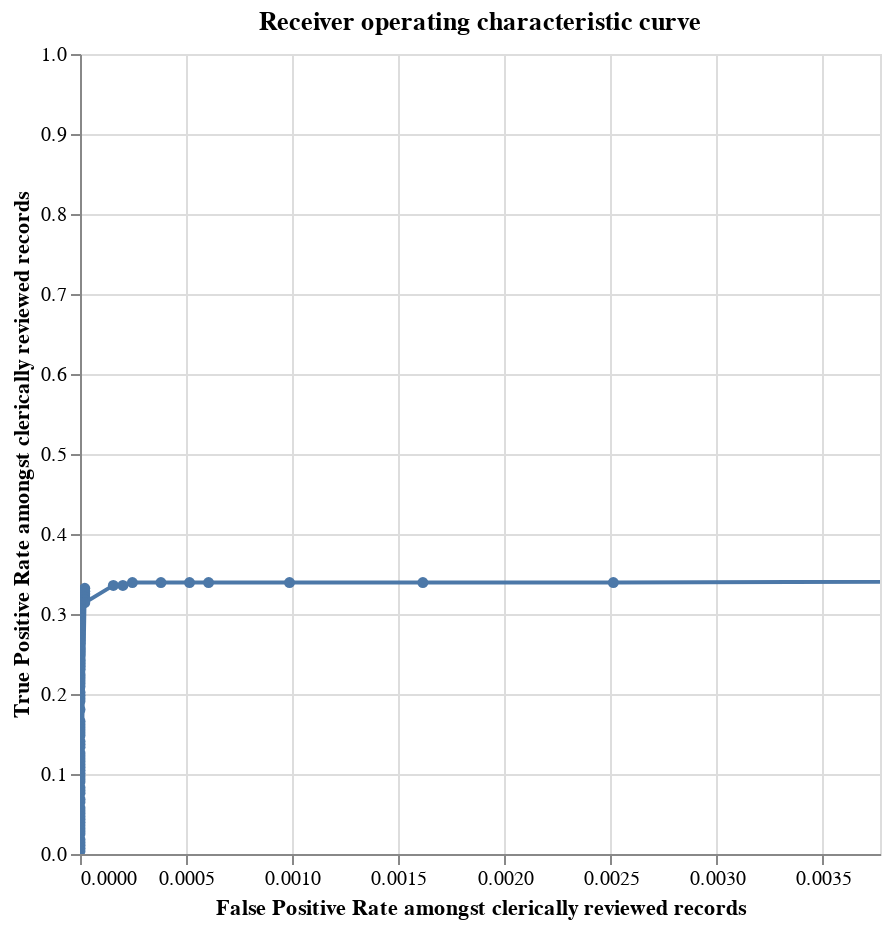

Notebook source saved alongside this figure:
### Code cell
from splink.truth import labels_with_splink_scores, roc_chart, precision_recall_chart


roc_chart(labels_and_scores, spark)

### Figure 1 — Vega-Lite specification as saved in the notebook (floating-point values rounded to 4 significant figures)
{"$schema": "https://vega.github.io/schema/vega-lite/v4.8.1.json", "config": {"view": {"continuousHeight": 300, "continuousWidth": 400}}, "data": {"name": "data-fadd0e93e9546856cbc745a99e65285d", "values": [{"FN": 0, "FN_rate": 0, "FP": 44573, "FP_rate": 1, "N": 44573, "N_rate": 0.9938, "P": 277, "P_rate": 0.006176, "TN": 0, "TN_rate": 0, "TP": 277, "TP_rate": 1, "precision": 0.006176, "recall": 1, "row_count": 44850, "truth_threshold": 0}, {"FN": 183, "FN_rate": 0.6606, "FP": 112, "FP_rate": 0.002513, "N": 44573, "N_rate": 0.9938, "P": 277, "P_rate": 0.006176, "TN": 44461, "TN_rate": 0.9975, "TP": 94, "TP_rate": 0.3394, "precision": 0.4563, "recall": 0.3394, "row_count": 44850, "truth_threshold": 0.008006}, {"FN": 183, "FN_rate": 0.6606, "FP": 72, "FP_rate": 0.001615, "N": 44573, "N_rate": 0.9938, "P": 277, "P_rate": 0.006176, "TN": 44501, "TN_rate": 0.9984, "TP": 94, "TP_rate": 0.3394, "precision": 0.5663, "recall": 0.3394, "row_count": 44850, "truth_threshold": 0.01952}, {"FN": 183, "FN_rate": 0.6606, "FP": 44, "FP_rate": 0.0009871, "N": 44573, "N_rate": 0.9938, "P": 277, "P_rate": 0.006176, "TN": 44529, "TN_rate": 0.999, "TP": 94, "TP_rate": 0.3394, "precision": 0.6812, "recall": 0.3394, "row_count": 44850, "truth_threshold": 0.02257}, {"FN": 183, "FN_rate": 0.6606, "FP": 27, "FP_rate": 0.0006057, "N": 44573, "N_rate": 0.9938, "P": 277, "P_rate": 0.006176, "TN": 44546, "TN_rate": 0.9994, "TP": 94, "TP_rate": 0.3394, "precision": 0.7769, "recall": 0.3394, "row_count": 44850, "truth_threshold": 0.04233}, {"FN": 183, "FN_rate": 0.6606, "FP": 23, "FP_rate": 0.000516, "N": 44573, "N_rate": 0.9938, "P": 277, "P_rate": 0.006176, "TN": 44550, "TN_rate": 0.9995, "TP": 94, "TP_rate": 0.3394, "precision": 0.8034, "recall": 0.3394, "row_count": 44850, "truth_threshold": 0.04738}, {"FN": 183, "FN_rate": 0.6606, "FP": 17, "FP_rate": 0.0003814, "N": 44573, "N_rate": 0.9938, "P": 277, "P_rate": 0.006176, "TN": 44556, "TN_rate": 0.9996, "TP": 94, "TP_rate": 0.3394, "precision": 0.8468, "recall": 0.3394, "row_count": 44850, "truth_threshold": 0.05387}, {"FN": 183, "FN_rate": 0.6606, "FP": 11, "FP_rate": 0.0002468, "N": 44573, "N_rate": 0.9938, "P": 277, "P_rate": 0.006176, "TN": 44562, "TN_rate": 0.9998, "TP": 94, "TP_rate": 0.3394, "precision": 0.8952, "recall": 0.3394, "row_count": 44850, "truth_threshold": 0.1093}, {"FN": 184, "FN_rate": 0.6643, "FP": 9, "FP_rate": 0.0002019, "N": 44573, "N_rate": 0.9938, "P": 277, "P_rate": 0.006176, "TN": 44564, "TN_rate": 0.9998, "TP": 93, "TP_rate": 0.3357, "precision": 0.9118, "recall": 0.3357, "row_count": 44850, "truth_threshold": 0.1123}, {"FN": 184, "FN_rate": 0.6643, "FP": 7, "FP_rate": 0.000157, "N": 44573, "N_rate": 0.9938, "P": 277, "P_rate": 0.006176, "TN": 44566, "TN_rate": 0.9998, "TP": 93, "TP_rate": 0.3357, "precision": 0.93, "recall": 0.3357, "row_count": 44850, "truth_threshold": 0.1246}, {"FN": 185, "FN_rate": 0.6679, "FP": 1, "FP_rate": 2.244e-05, "N": 44573, "N_rate": 0.9938, "P": 277, "P_rate": 0.006176, "TN": 44572, "TN_rate": 1.0, "TP": 92, "TP_rate": 0.3321, "precision": 0.9892, "recall": 0.3321, "row_count": 44850, "truth_threshold": 0.438}, {"FN": 186, "FN_rate": 0.6715, "FP": 1, "FP_rate": 2.244e-05, "N": 44573, "N_rate": 0.9938, "P": 277, "P_rate": 0.006176, "TN": 44572, "TN_rate": 1.0, "TP": 91, "TP_rate": 0.3285, "precision": 0.9891, "recall": 0.3285, "row_count": 44850, "truth_threshold": 0.6483}, {"FN": 187, "FN_rate": 0.6751, "FP": 1, "FP_rate": 2.244e-05, "N": 44573, "N_rate": 0.9938, "P": 277, "P_rate": 0.006176, "TN": 44572, "TN_rate": 1.0, "TP": 90, "TP_rate": 0.3249, "precision": 0.989, "recall": 0.3249, "row_count": 44850, "truth_threshold": 0.7009}, {"FN": 188, "FN_rate": 0.6787, "FP": 1, "FP_rate": 2.244e-05, "N": 44573, "N_rate": 0.9938, "P": 277, "P_rate": 0.006176, "TN": 44572, "TN_rate": 1.0, "TP": 89, "TP_rate": 0.3213, "precision": 0.9889, "recall": 0.3213, "row_count": 44850, "truth_threshold": 0.7175}, {"FN": 189, "FN_rate": 0.6823, "FP": 1, "FP_rate": 2.244e-05, "N": 44573, "N_rate": 0.9938, "P": 277, "P_rate": 0.006176, "TN": 44572, "TN_rate": 1.0, "TP": 88, "TP_rate": 0.3177, "precision": 0.9888, "recall": 0.3177, "row_count": 44850, "truth_threshold": 0.7233}, {"FN": 190, "FN_rate": 0.6859, "FP": 1, "FP_rate": 2.244e-05, "N": 44573, "N_rate": 0.9938, "P": 277, "P_rate": 0.006176, "TN": 44572, "TN_rate": 1.0, "TP": 87, "TP_rate": 0.3141, "precision": 0.9886, "recall": 0.3141, "row_count": 44850, "truth_threshold": 0.7815}, {"FN": 190, "FN_rate": 0.6859, "FP": 0, "FP_rate": 0, "N": 44573, "N_rate": 0.9938, "P": 277, "P_rate": 0.006176, "TN": 44573, "TN_rate": 1, "TP": 87, "TP_rate": 0.3141, "precision": 1, "recall": 0.3141, "row_count": 44850, "truth_threshold": 0.7871}, {"FN": 191, "FN_rate": 0.6895, "FP": 0, "FP_rate": 0, "N": 44573, "N_rate": 0.9938, "P": 277, "P_rate": 0.006176, "TN": 44573, "TN_rate": 1, "TP": 86, "TP_rate": 0.3105, "precision": 1, "recall": 0.3105, "row_count": 44850, "truth_threshold": 0.8197}, {"FN": 192, "FN_rate": 0.6931, "FP": 0, "FP_rate": 0, "N": 44573, "N_rate": 0.9938, "P": 277, "P_rate": 0.006176, "TN": 44573, "TN_rate": 1, "TP": 85, "TP_rate": 0.3069, "precision": 1, "recall": 0.3069, "row_count": 44850, "truth_threshold": 0.882}, {"FN": 194, "FN_rate": 0.7004, "FP": 0, "FP_rate": 0, "N": 44573, "N_rate": 0.9938, "P": 277, "P_rate": 0.006176, "TN": 44573, "TN_rate": 1, "TP": 83, "TP_rate": 0.2996, "precision": 1, "recall": 0.2996, "row_count": 44850, "truth_threshold": 0.8972}, {"FN": 195, "FN_rate": 0.704, "FP": 0, "FP_rate": 0, "N": 44573, "N_rate": 0.9938, "P": 277, "P_rate": 0.006176, "TN": 44573, "TN_rate": 1, "TP": 82, "TP_rate": 0.296, "precision": 1, "recall": 0.296, "row_count": 44850, "truth_threshold": 0.9012}, {"FN": 196, "FN_rate": 0.7076, "FP": 0, "FP_rate": 0, "N": 44573, "N_rate": 0.9938, "P": 277, "P_rate": 0.006176, "TN": 44573, "TN_rate": 1, "TP": 81, "TP_rate": 0.2924, "precision": 1, "recall": 0.2924, "row_count": 44850, "truth_threshold": 0.9231}, {"FN": 197, "FN_rate": 0.7112, "FP": 0, "FP_rate": 0, "N": 44573, "N_rate": 0.9938, "P": 277, "P_rate": 0.006176, "TN": 44573, "TN_rate": 1, "TP": 80, "TP_rate": 0.2888, "precision": 1, "recall": 0.2888, "row_count": 44850, "truth_threshold": 0.9529}, {"FN": 198, "FN_rate": 0.7148, "FP": 0, "FP_rate": 0, "N": 44573, "N_rate": 0.9938, "P": 277, "P_rate": 0.006176, "TN": 44573, "TN_rate": 1, "TP": 79, "TP_rate": 0.2852, "precision": 1, "recall": 0.2852, "row_count": 44850, "truth_threshold": 0.9556}, {"FN": 199, "FN_rate": 0.7184, "FP": 0, "FP_rate": 0, "N": 44573, "N_rate": 0.9938, "P": 277, "P_rate": 0.006176, "TN": 44573, "TN_rate": 1, "TP": 78, "TP_rate": 0.2816, "precision": 1, "recall": 0.2816, "row_count": 44850, "truth_threshold": 0.958}, {"FN": 201, "FN_rate": 0.7256, "FP": 0, "FP_rate": 0, "N": 44573, "N_rate": 0.9938, "P": 277, "P_rate": 0.006176, "TN": 44573, "TN_rate": 1, "TP": 76, "TP_rate": 0.2744, "precision": 1, "recall": 0.2744, "row_count": 44850, "truth_threshold": 0.9749}, {"FN": 202, "FN_rate": 0.7292, "FP": 0, "FP_rate": 0, "N": 44573, "N_rate": 0.9938, "P": 277, "P_rate": 0.006176, "TN": 44573, "TN_rate": 1, "TP": 75, "TP_rate": 0.2708, "precision": 1, "recall": 0.2708, "row_count": 44850, "truth_threshold": 0.9789}, {"FN": 203, "FN_rate": 0.7329, "FP": 0, "FP_rate": 0, "N": 44573, "N_rate": 0.9938, "P": 277, "P_rate": 0.006176, "TN": 44573, "TN_rate": 1, "TP": 74, "TP_rate": 0.2671, "precision": 1, "recall": 0.2671, "row_count": 44850, "truth_threshold": 0.9817}, {"FN": 204, "FN_rate": 0.7365, "FP": 0, "FP_rate": 0, "N": 44573, "N_rate": 0.9938, "P": 277, "P_rate": 0.006176, "TN": 44573, "TN_rate": 1, "TP": 73, "TP_rate": 0.2635, "precision": 1, "recall": 0.2635, "row_count": 44850, "truth_threshold": 0.9821}, {"FN": 206, "FN_rate": 0.7437, "FP": 0, "FP_rate": 0, "N": 44573, "N_rate": 0.9938, "P": 277, "P_rate": 0.006176, "TN": 44573, "TN_rate": 1, "TP": 71, "TP_rate": 0.2563, "precision": 1, "recall": 0.2563, "row_count": 44850, "truth_threshold": 0.9825}, {"FN": 207, "FN_rate": 0.7473, "FP": 0, "FP_rate": 0, "N": 44573, "N_rate": 0.9938, "P": 277, "P_rate": 0.006176, "TN": 44573, "TN_rate": 1, "TP": 70, "TP_rate": 0.2527, "precision": 1, "recall": 0.2527, "row_count": 44850, "truth_threshold": 0.9879}, {"FN": 208, "FN_rate": 0.7509, "FP": 0, "FP_rate": 0, "N": 44573, "N_rate": 0.9938, "P": 277, "P_rate": 0.006176, "TN": 44573, "TN_rate": 1, "TP": 69, "TP_rate": 0.2491, "precision": 1, "recall": 0.2491, "row_count": 44850, "truth_threshold": 0.992}, {"FN": 210, "FN_rate": 0.7581, "FP": 0, "FP_rate": 0, "N": 44573, "N_rate": 0.9938, "P": 277, "P_rate": 0.006176, "TN": 44573, "TN_rate": 1, "TP": 67, "TP_rate": 0.2419, "precision": 1, "recall": 0.2419, "row_count": 44850, "truth_threshold": 0.9959}, {"FN": 211, "FN_rate": 0.7617, "FP": 0, "FP_rate": 0, "N": 44573, "N_rate": 0.9938, "P": 277, "P_rate": 0.006176, "TN": 44573, "TN_rate": 1, "TP": 66, "TP_rate": 0.2383, "precision": 1, "recall": 0.2383, "row_count": 44850, "truth_threshold": 0.9963}, {"FN": 212, "FN_rate": 0.7653, "FP": 0, "FP_rate": 0, "N": 44573, "N_rate": 0.9938, "P": 277, "P_rate": 0.006176, "TN": 44573, "TN_rate": 1, "TP": 65, "TP_rate": 0.2347, "precision": 1, "recall": 0.2347, "row_count": 44850, "truth_threshold": 0.9972}, {"FN": 213, "FN_rate": 0.769, "FP": 0, "FP_rate": 0, "N": 44573, "N_rate": 0.9938, "P": 277, "P_rate": 0.006176, "TN": 44573, "TN_rate": 1, "TP": 64, "TP_rate": 0.231, "precision": 1, "recall": 0.231, "row_count": 44850, "truth_threshold": 0.998}, {"FN": 215, "FN_rate": 0.7762, "FP": 0, "FP_rate": 0, "N": 44573, "N_rate": 0.9938, "P": 277, "P_rate": 0.006176, "TN": 44573, "TN_rate": 1, "TP": 62, "TP_rate": 0.2238, "precision": 1, "recall": 0.2238, "row_count": 44850, "truth_threshold": 0.999}, {"FN": 216, "FN_rate": 0.7798, "FP": 0, "FP_rate": 0, "N": 44573, "N_rate": 0.9938, "P": 277, "P_rate": 0.006176, "TN": 44573, "TN_rate": 1, "TP": 61, "TP_rate": 0.2202, "precision": 1, "recall": 0.2202, "row_count": 44850, "truth_threshold": 0.9993}, {"FN": 217, "FN_rate": 0.7834, "FP": 0, "FP_rate": 0, "N": 44573, "N_rate": 0.9938, "P": 277, "P_rate": 0.006176, "TN": 44573, "TN_rate": 1, "TP": 60, "TP_rate": 0.2166, "precision": 1, "recall": 0.2166, "row_count": 44850, "truth_threshold": 0.9994}, {"FN": 218, "FN_rate": 0.787, "FP": 0, "FP_rate": 0, "N": 44573, "N_rate": 0.9938, "P": 277, "P_rate": 0.006176, "TN": 44573, "TN_rate": 1, "TP": 59, "TP_rate": 0.213, "precision": 1, "recall": 0.213, "row_count": 44850, "truth_threshold": 0.9996}, {"FN": 219, "FN_rate": 0.7906, "FP": 0, "FP_rate": 0, "N": 44573, "N_rate": 0.9938, "P": 277, "P_rate": 0.006176, "TN": 44573, "TN_rate": 1, "TP": 58, "TP_rate": 0.2094, "precision": 1, "recall": 0.2094, "row_count": 44850, "truth_threshold": 0.9997}, {"FN": 221, "FN_rate": 0.7978, "FP": 0, "FP_rate": 0, "N": 44573, "N_rate": 0.9938, "P": 277, "P_rate": 0.006176, "TN": 44573, "TN_rate": 1, "TP": 56, "TP_rate": 0.2022, "precision": 1, "recall": 0.2022, "row_count": 44850, "truth_threshold": 0.9998}, {"FN": 222, "FN_rate": 0.8014, "FP": 0, "FP_rate": 0, "N": 44573, "N_rate": 0.9938, "P": 277, "P_rate": 0.006176, "TN": 44573, "TN_rate": 1, "TP": 55, "TP_rate": 0.1986, "precision": 1, "recall": 0.1986, "row_count": 44850, "truth_threshold": 0.9998}, {"FN": 223, "FN_rate": 0.8051, "FP": 0, "FP_rate": 0, "N": 44573, "N_rate": 0.9938, "P": 277, "P_rate": 0.006176, "TN": 44573, "TN_rate": 1, "TP": 54, "TP_rate": 0.1949, "precision": 1, "recall": 0.1949, "row_count": 44850, "truth_threshold": 0.9999}, {"FN": 224, "FN_rate": 0.8087, "FP": 0, "FP_rate": 0, "N": 44573, "N_rate": 0.9938, "P": 277, "P_rate": 0.006176, "TN": 44573, "TN_rate": 1, "TP": 53, "TP_rate": 0.1913, "precision": 1, "recall": 0.1913, "row_count": 44850, "truth_threshold": 0.9999}, {"FN": 227, "FN_rate": 0.8195, "FP": 0, "FP_rate": 0, "N": 44573, "N_rate": 0.9938, "P": 277, "P_rate": 0.006176, "TN": 44573, "TN_rate": 1, "TP": 50, "TP_rate": 0.1805, "precision": 1, "recall": 0.1805, "row_count": 44850, "truth_threshold": 0.9999}, {"FN": 231, "FN_rate": 0.8339, "FP": 0, "FP_rate": 0, "N": 44573, "N_rate": 0.9938, "P": 277, "P_rate": 0.006176, "TN": 44573, "TN_rate": 1, "TP": 46, "TP_rate": 0.1661, "precision": 1, "recall": 0.1661, "row_count": 44850, "truth_threshold": 0.9999}, {"FN": 232, "FN_rate": 0.8375, "FP": 0, "FP_rate": 0, "N": 44573, "N_rate": 0.9938, "P": 277, "P_rate": 0.006176, "TN": 44573, "TN_rate": 1, "TP": 45, "TP_rate": 0.1625, "precision": 1, "recall": 0.1625, "row_count": 44850, "truth_threshold": 1.0}, {"FN": 233, "FN_rate": 0.8412, "FP": 0, "FP_rate": 0, "N": 44573, "N_rate": 0.9938, "P": 277, "P_rate": 0.006176, "TN": 44573, "TN_rate": 1, "TP": 44, "TP_rate": 0.1588, "precision": 1, "recall": 0.1588, "row_count": 44850, "truth_threshold": 1.0}, {"FN": 234, "FN_rate": 0.8448, "FP": 0, "FP_rate": 0, "N": 44573, "N_rate": 0.9938, "P": 277, "P_rate": 0.006176, "TN": 44573, "TN_rate": 1, "TP": 43, "TP_rate": 0.1552, "precision": 1, "recall": 0.1552, "row_count": 44850, "truth_threshold": 1.0}, {"FN": 235, "FN_rate": 0.8484, "FP": 0, "FP_rate": 0, "N": 44573, "N_rate": 0.9938, "P": 277, "P_rate": 0.006176, "TN": 44573, "TN_rate": 1, "TP": 42, "TP_rate": 0.1516, "precision": 1, "recall": 0.1516, "row_count": 44850, "truth_threshold": 1.0}, {"FN": 236, "FN_rate": 0.852, "FP": 0, "FP_rate": 0, "N": 44573, "N_rate": 0.9938, "P": 277, "P_rate": 0.006176, "TN": 44573, "TN_rate": 1, "TP": 41, "TP_rate": 0.148, "precision": 1, "recall": 0.148, "row_count": 44850, "truth_threshold": 1.0}, {"FN": 238, "FN_rate": 0.8592, "FP": 0, "FP_rate": 0, "N": 44573, "N_rate": 0.9938, "P": 277, "P_rate": 0.006176, "TN": 44573, "TN_rate": 1, "TP": 39, "TP_rate": 0.1408, "precision": 1, "recall": 0.1408, "row_count": 44850, "truth_threshold": 1.0}, {"FN": 239, "FN_rate": 0.8628, "FP": 0, "FP_rate": 0, "N": 44573, "N_rate": 0.9938, "P": 277, "P_rate": 0.006176, "TN": 44573, "TN_rate": 1, "TP": 38, "TP_rate": 0.1372, "precision": 1, "recall": 0.1372, "row_count": 44850, "truth_threshold": 1.0}, {"FN": 240, "FN_rate": 0.8664, "FP": 0, "FP_rate": 0, "N": 44573, "N_rate": 0.9938, "P": 277, "P_rate": 0.006176, "TN": 44573, "TN_rate": 1, "TP": 37, "TP_rate": 0.1336, "precision": 1, "recall": 0.1336, "row_count": 44850, "truth_threshold": 1.0}, {"FN": 242, "FN_rate": 0.8736, "FP": 0, "FP_rate": 0, "N": 44573, "N_rate": 0.9938, "P": 277, "P_rate": 0.006176, "TN": 44573, "TN_rate": 1, "TP": 35, "TP_rate": 0.1264, "precision": 1, "recall": 0.1264, "row_count": 44850, "truth_threshold": 1.0}, {"FN": 243, "FN_rate": 0.8773, "FP": 0, "FP_rate": 0, "N": 44573, "N_rate": 0.9938, "P": 277, "P_rate": 0.006176, "TN": 44573, "TN_rate": 1, "TP": 34, "TP_rate": 0.1227, "precision": 1, "recall": 0.1227, "row_count": 44850, "truth_threshold": 1.0}, {"FN": 244, "FN_rate": 0.8809, "FP": 0, "FP_rate": 0, "N": 44573, "N_rate": 0.9938, "P": 277, "P_rate": 0.006176, "TN": 44573, "TN_rate": 1, "TP": 33, "TP_rate": 0.1191, "precision": 1, "recall": 0.1191, "row_count": 44850, "truth_threshold": 1.0}, {"FN": 245, "FN_rate": 0.8845, "FP": 0, "FP_rate": 0, "N": 44573, "N_rate": 0.9938, "P": 277, "P_rate": 0.006176, "TN": 44573, "TN_rate": 1, "TP": 32, "TP_rate": 0.1155, "precision": 1, "recall": 0.1155, "row_count": 44850, "truth_threshold": 1.0}, {"FN": 246, "FN_rate": 0.8881, "FP": 0, "FP_rate": 0, "N": 44573, "N_rate": 0.9938, "P": 277, "P_rate": 0.006176, "TN": 44573, "TN_rate": 1, "TP": 31, "TP_rate": 0.1119, "precision": 1, "recall": 0.1119, "row_count": 44850, "truth_threshold": 1.0}, {"FN": 247, "FN_rate": 0.8917, "FP": 0, "FP_rate": 0, "N": 44573, "N_rate": 0.9938, "P": 277, "P_rate": 0.006176, "TN": 44573, "TN_rate": 1, "TP": 30, "TP_rate": 0.1083, "precision": 1, "recall": 0.1083, "row_count": 44850, "truth_threshold": 1.0}, {"FN": 248, "FN_rate": 0.8953, "FP": 0, "FP_rate": 0, "N": 44573, "N_rate": 0.9938, "P": 277, "P_rate": 0.006176, "TN": 44573, "TN_rate": 1, "TP": 29, "TP_rate": 0.1047, "precision": 1, "recall": 0.1047, "row_count": 44850, "truth_threshold": 1.0}, {"FN": 249, "FN_rate": 0.8989, "FP": 0, "FP_rate": 0, "N": 44573, "N_rate": 0.9938, "P": 277, "P_rate": 0.006176, "TN": 44573, "TN_rate": 1, "TP": 28, "TP_rate": 0.1011, "precision": 1, "recall": 0.1011, "row_count": 44850, "truth_threshold": 1.0}, {"FN": 250, "FN_rate": 0.9025, "FP": 0, "FP_rate": 0, "N": 44573, "N_rate": 0.9938, "P": 277, "P_rate": 0.006176, "TN": 44573, "TN_rate": 1, "TP": 27, "TP_rate": 0.09747, "precision": 1, "recall": 0.09747, "row_count": 44850, "truth_threshold": 1.0}, {"FN": 251, "FN_rate": 0.9061, "FP": 0, "FP_rate": 0, "N": 44573, "N_rate": 0.9938, "P": 277, "P_rate": 0.006176, "TN": 44573, "TN_rate": 1, "TP": 26, "TP_rate": 0.09386, "precision": 1, "recall": 0.09386, "row_count": 44850, "truth_threshold": 1.0}, {"FN": 252, "FN_rate": 0.9097, "FP": 0, "FP_rate": 0, "N": 44573, "N_rate": 0.9938, "P": 277, "P_rate": 0.006176, "TN": 44573, "TN_rate": 1, "TP": 25, "TP_rate": 0.09025, "precision": 1, "recall": 0.09025, "row_count": 44850, "truth_threshold": 1.0}, {"FN": 254, "FN_rate": 0.917, "FP": 0, "FP_rate": 0, "N": 44573, "N_rate": 0.9938, "P": 277, "P_rate": 0.006176, "TN": 44573, "TN_rate": 1, "TP": 23, "TP_rate": 0.08303, "precision": 1, "recall": 0.08303, "row_count": 44850, "truth_threshold": 1.0}, {"FN": 255, "FN_rate": 0.9206, "FP": 0, "FP_rate": 0, "N": 44573, "N_rate": 0.9938, "P": 277, "P_rate": 0.006176, "TN": 44573, "TN_rate": 1, "TP": 22, "TP_rate": 0.07942, "precision": 1, "recall": 0.07942, "row_count": 44850, "truth_threshold": 1.0}, {"FN": 256, "FN_rate": 0.9242, "FP": 0, "FP_rate": 0, "N": 44573, "N_rate": 0.9938, "P": 277, "P_rate": 0.006176, "TN": 44573, "TN_rate": 1, "TP": 21, "TP_rate": 0.07581, "precision": 1, "recall": 0.07581, "row_count": 44850, "truth_threshold": 1.0}, {"FN": 258, "FN_rate": 0.9314, "FP": 0, "FP_rate": 0, "N": 44573, "N_rate": 0.9938, "P": 277, "P_rate": 0.006176, "TN": 44573, "TN_rate": 1, "TP": 19, "TP_rate": 0.06859, "precision": 1, "recall": 0.06859, "row_count": 44850, "truth_threshold": 1.0}, {"FN": 259, "FN_rate": 0.935, "FP": 0, "FP_rate": 0, "N": 44573, "N_rate": 0.9938, "P": 277, "P_rate": 0.006176, "TN": 44573, "TN_rate": 1, "TP": 18, "TP_rate": 0.06498, "precision": 1, "recall": 0.06498, "row_count": 44850, "truth_threshold": 1.0}, {"FN": 261, "FN_rate": 0.9422, "FP": 0, "FP_rate": 0, "N": 44573, "N_rate": 0.9938, "P": 277, "P_rate": 0.006176, "TN": 44573, "TN_rate": 1, "TP": 16, "TP_rate": 0.05776, "precision": 1, "recall": 0.05776, "row_count": 44850, "truth_threshold": 1.0}, {"FN": 262, "FN_rate": 0.9458, "FP": 0, "FP_rate": 0, "N": 44573, "N_rate": 0.9938, "P": 277, "P_rate": 0.006176, "TN": 44573, "TN_rate": 1, "TP": 15, "TP_rate": 0.05415, "precision": 1, "recall": 0.05415, "row_count": 44850, "truth_threshold": 1.0}, {"FN": 263, "FN_rate": 0.9495, "FP": 0, "FP_rate": 0, "N": 44573, "N_rate": 0.9938, "P": 277, "P_rate": 0.006176, "TN": 44573, "TN_rate": 1, "TP": 14, "TP_rate": 0.05054, "precision": 1, "recall": 0.05054, "row_count": 44850, "truth_threshold": 1.0}, {"FN": 264, "FN_rate": 0.9531, "FP": 0, "FP_rate": 0, "N": 44573, "N_rate": 0.9938, "P": 277, "P_rate": 0.006176, "TN": 44573, "TN_rate": 1, "TP": 13, "TP_rate": 0.04693, "precision": 1, "recall": 0.04693, "row_count": 44850, "truth_threshold": 1.0}, {"FN": 265, "FN_rate": 0.9567, "FP": 0, "FP_rate": 0, "N": 44573, "N_rate": 0.9938, "P": 277, "P_rate": 0.006176, "TN": 44573, "TN_rate": 1, "TP": 12, "TP_rate": 0.04332, "precision": 1, "recall": 0.04332, "row_count": 44850, "truth_threshold": 1.0}, {"FN": 266, "FN_rate": 0.9603, "FP": 0, "FP_rate": 0, "N": 44573, "N_rate": 0.9938, "P": 277, "P_rate": 0.006176, "TN": 44573, "TN_rate": 1, "TP": 11, "TP_rate": 0.03971, "precision": 1, "recall": 0.03971, "row_count": 44850, "truth_threshold": 1.0}, {"FN": 267, "FN_rate": 0.9639, "FP": 0, "FP_rate": 0, "N": 44573, "N_rate": 0.9938, "P": 277, "P_rate": 0.006176, "TN": 44573, "TN_rate": 1, "TP": 10, "TP_rate": 0.0361, "precision": 1, "recall": 0.0361, "row_count": 44850, "truth_threshold": 1.0}, {"FN": 268, "FN_rate": 0.9675, "FP": 0, "FP_rate": 0, "N": 44573, "N_rate": 0.9938, "P": 277, "P_rate": 0.006176, "TN": 44573, "TN_rate": 1, "TP": 9, "TP_rate": 0.03249, "precision": 1, "recall": 0.03249, "row_count": 44850, "truth_threshold": 1.0}, {"FN": 269, "FN_rate": 0.9711, "FP": 0, "FP_rate": 0, "N": 44573, "N_rate": 0.9938, "P": 277, "P_rate": 0.006176, "TN": 44573, "TN_rate": 1, "TP": 8, "TP_rate": 0.02888, "precision": 1, "recall": 0.02888, "row_count": 44850, "truth_threshold": 1.0}, {"FN": 270, "FN_rate": 0.9747, "FP": 0, "FP_rate": 0, "N": 44573, "N_rate": 0.9938, "P": 277, "P_rate": 0.006176, "TN": 44573, "TN_rate": 1, "TP": 7, "TP_rate": 0.02527, "precision": 1, "recall": 0.02527, "row_count": 44850, "truth_threshold": 1.0}, {"FN": 272, "FN_rate": 0.9819, "FP": 0, "FP_rate": 0, "N": 44573, "N_rate": 0.9938, "P": 277, "P_rate": 0.006176, "TN": 44573, "TN_rate": 1, "TP": 5, "TP_rate": 0.01805, "precision": 1, "recall": 0.01805, "row_count": 44850, "truth_threshold": 1.0}, {"FN": 273, "FN_rate": 0.9856, "FP": 0, "FP_rate": 0, "N": 44573, "N_rate": 0.9938, "P": 277, "P_rate": 0.006176, "TN": 44573, "TN_rate": 1, "TP": 4, "TP_rate": 0.01444, "precision": 1, "recall": 0.01444, "row_count": 44850, "truth_threshold": 1.0}, {"FN": 274, "FN_rate": 0.9892, "FP": 0, "FP_rate": 0, "N": 44573, "N_rate": 0.9938, "P": 277, "P_rate": 0.006176, "TN": 44573, "TN_rate": 1, "TP": 3, "TP_rate": 0.01083, "precision": 1, "recall": 0.01083, "row_count": 44850, "truth_threshold": 1.0}, {"FN": 275, "FN_rate": 0.9928, "FP": 0, "FP_rate": 0, "N": 44573, "N_rate": 0.9938, "P": 277, "P_rate": 0.006176, "TN": 44573, "TN_rate": 1, "TP": 2, "TP_rate": 0.00722, "precision": 1, "recall": 0.00722, "row_count": 44850, "truth_threshold": 1.0}, {"FN": 276, "FN_rate": 0.9964, "FP": 0, "FP_rate": 0, "N": 44573, "N_rate": 0.9938, "P": 277, "P_rate": 0.006176, "TN": 44573, "TN_rate": 1, "TP": 1, "TP_rate": 0.00361, "precision": 1, "recall": 0.00361, "row_count": 44850, "truth_threshold": 1.0}]}, "encoding": {"tooltip": [{"field": "truth_threshold", "type": "quantitative"}, {"field": "FP_rate", "type": "quantitative"}, {"field": "TP_rate", "type": "quantitative"}, {"field": "TP", "type": "quantitative"}, {"field": "TN", "type": "quantitative"}, {"field": "FP", "type": "quantitative"}, {"field": "FN", "type": "quantitative"}, {"field": "precision", "type": "quantitative"}, {"field": "recall", "type": "quantitative"}], "x": {"field": "FP_rate", "scale": {"domain": [0, 0.003769]}, "sort": ["truth_threshold"], "title": "False Positive Rate amongst clerically reviewed records", "type": "quantitative"}, "y": {"field": "TP_rate", "sort": ["truth_threshold"], "title": "True Positive Rate amongst clerically reviewed records", "type": "quantitative"}}, "height": 400, "mark": {"clip": true, "point": true, "type": "line"}, "selection": {"selector076": {"bind": "scales", "encodings": ["x"], "type": "interval"}}, "title": "Receiver operating characteristic curve", "width": 400}
